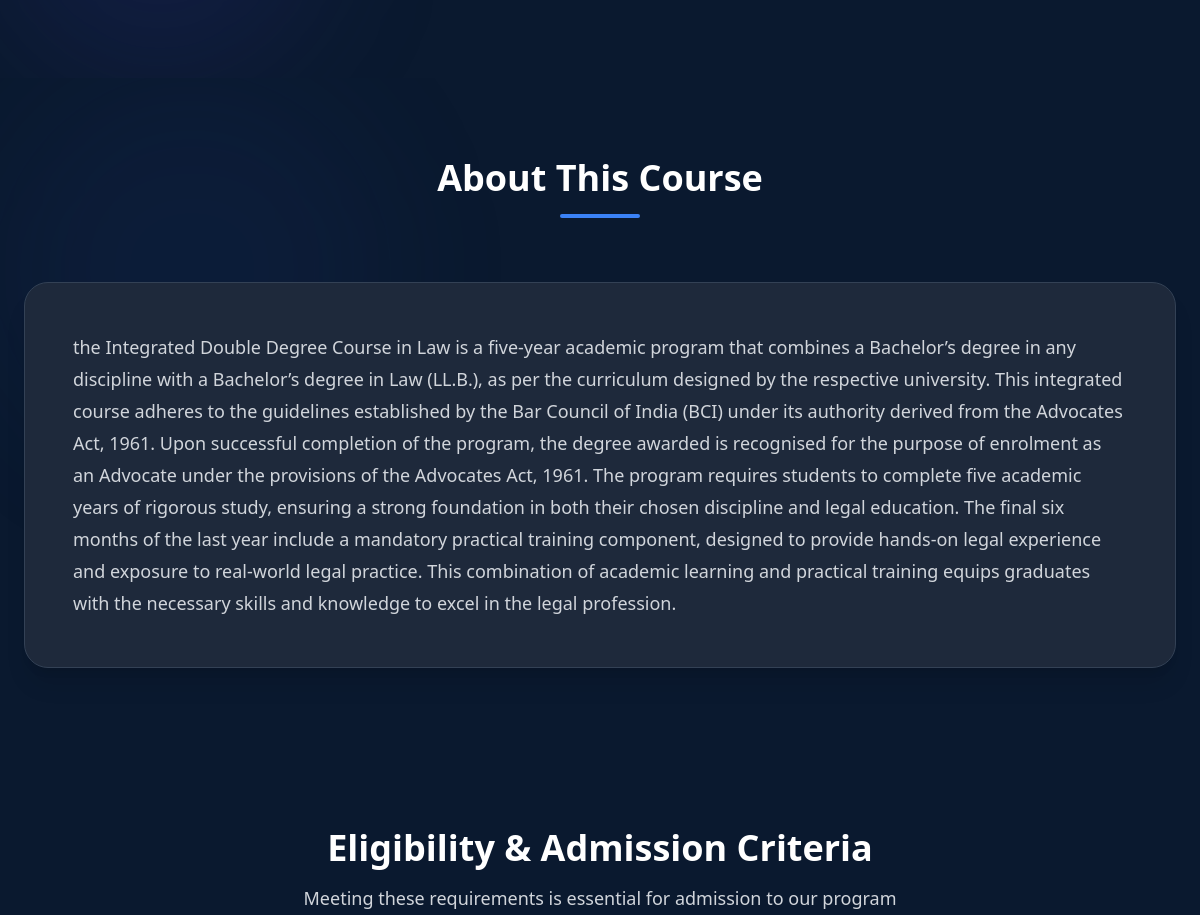
Before: /fiveyears/2 (middle part) with the older database file.
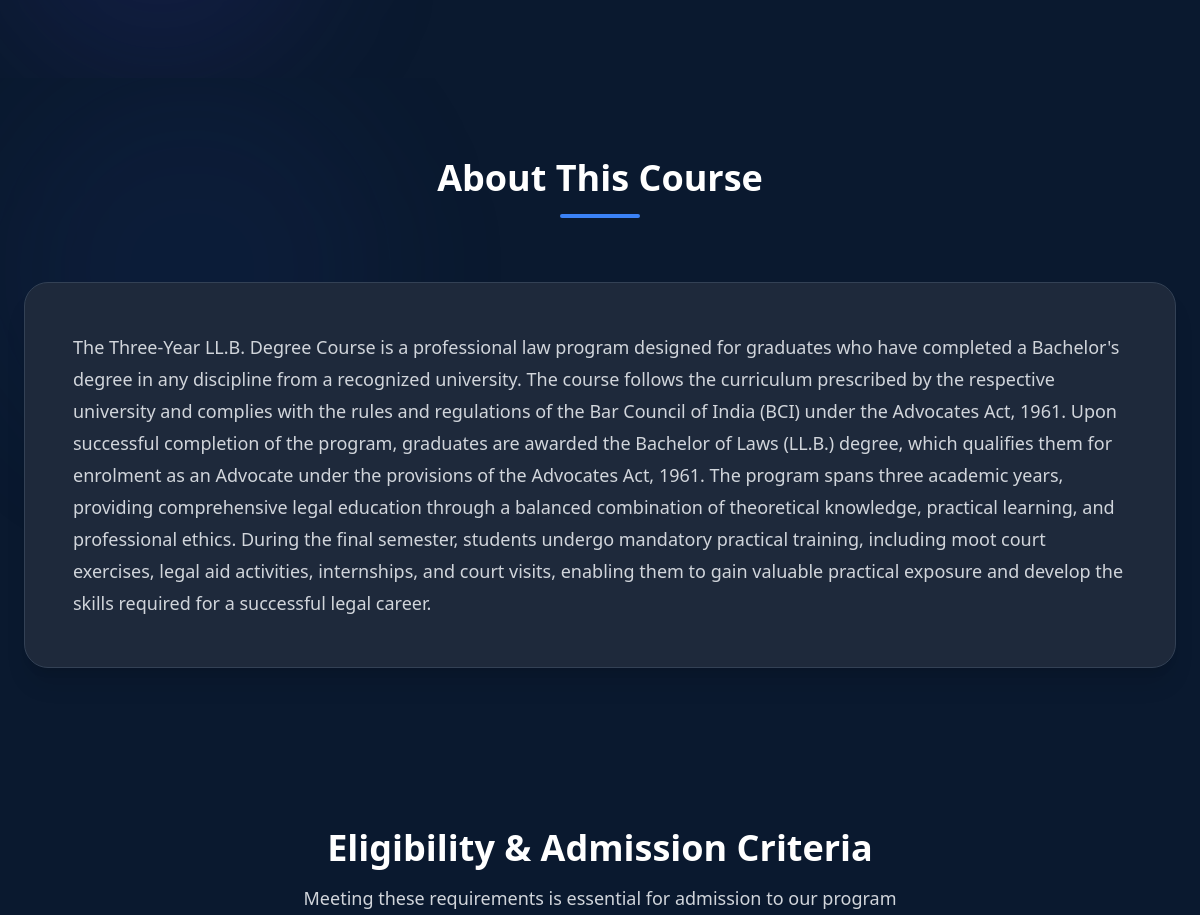
After: the same page with the newer database file.
### ilahia_app/models.py (models this page shows)
class Courses(models.Model):
    image = models.ImageField(upload_to='course_images/')
    course=models.CharField(max_length=200)
    description = models.TextField()
    duration=models.CharField(max_length=200)
    about=models.TextField()
    class Meta:
        verbose_name = "Course"
        verbose_name_plural = "Courses"

### ilahia_app/views.py (the view)
# urls.py: path("fiveyears/<int:id>", views.fiveyears, name="fiveyears"),
def fiveyears(request,id):
    details=Courses.objects.get(id=id)
    context={
        'details':details,
        }
    return render(request, "fiveyears.html",context)

### templates/fiveyears.html (shortened to what this page needs)
<!DOCTYPE html>
<html lang="en">
<head>
  <script src="https://cdn.tailwindcss.com"></script>
  <link rel="stylesheet" href="https://cdn.jsdelivr.net/npm/bootstrap-icons@1.11.1/font/bootstrap-icons.css">
  <link rel="stylesheet" href="https://cdnjs.cloudflare.com/ajax/libs/font-awesome/6.4.2/css/all.min.css">
</head>
<body class="bg-[#0A192F] text-gray-200">
  <section class="relative py-20 bg-[#0A192F] overflow-hidden">
  </section>
  <section class="py-20 bg-[#0A192F] relative overflow-hidden">
    <div class="absolute top-0 left-0 w-96 h-96 bg-blue-900/10 rounded-full blur-3xl"></div>
    <div class="relative max-w-7xl mx-auto px-6">
      <div class="text-center max-w-3xl mx-auto mb-16">
        <h2 class="text-4xl font-black text-white mb-4">About This Course</h2>
        <div class="w-20 h-1 bg-blue-500 mx-auto rounded-full"></div>
      </div>
      <div class="bg-slate-800 rounded-3xl p-8 md:p-12 border border-slate-700 shadow-xl">
        <p class="text-gray-300 leading-8 text-lg">
          {{details.about}}
        </p>
      </div>
    </div>
  </section>
  <section class="py-20 bg-[#0A192F] relative overflow-hidden">
    <div class="relative max-w-7xl mx-auto px-6">
      <div class="text-center max-w-3xl mx-auto mb-16">
        <h2 class="text-4xl font-black text-white mb-4">Eligibility & Admission Criteria</h2>
        <p class="text-gray-300 text-lg">Meeting these requirements is essential for admission to our program</p>
      </div>
    </div>
  </section>
</body>
</html>
</body>
</html>

Changed rows visible on the page:
changed Courses: about "the Integrated Double Degree Course in Law is a five-year academic program that combines a Bachelor’s degree in any discipline with a Bachelor’s degree in Law (LL.B.), as per the curriculum designed by the respective university. This integrated course adheres to the guidelines established by the Bar Council of India (BCI) under its authority derived from the Advocates Act, 1961. Upon successful completion of the program, the degree awarded is recognised for the purpose of enrolment as an Advocate under the provisions of the Advocates Act, 1961. The program requires students to complete five academic years of rigorous study, ensuring a strong foundation in both their chosen discipline and…" → "The Three-Year LL.B. Degree Course is a professional law program designed for graduates who have completed a Bachelor's degree in any discipline from a recognized university. The course follows the curriculum prescribed by the respective university and complies with the rules and regulations of the Bar Council of India (BCI) under the Advocates Act, 1961. Upon successful completion of the program, graduates are awarded the Bachelor of Laws (LL.B.) degree, which qualifies them for enrolment as an Advocate under the provisions of the Advocates Act, 1961. The program spans three academic years, providing comprehensive legal education through a balanced combination of theoretical knowledge,…"
